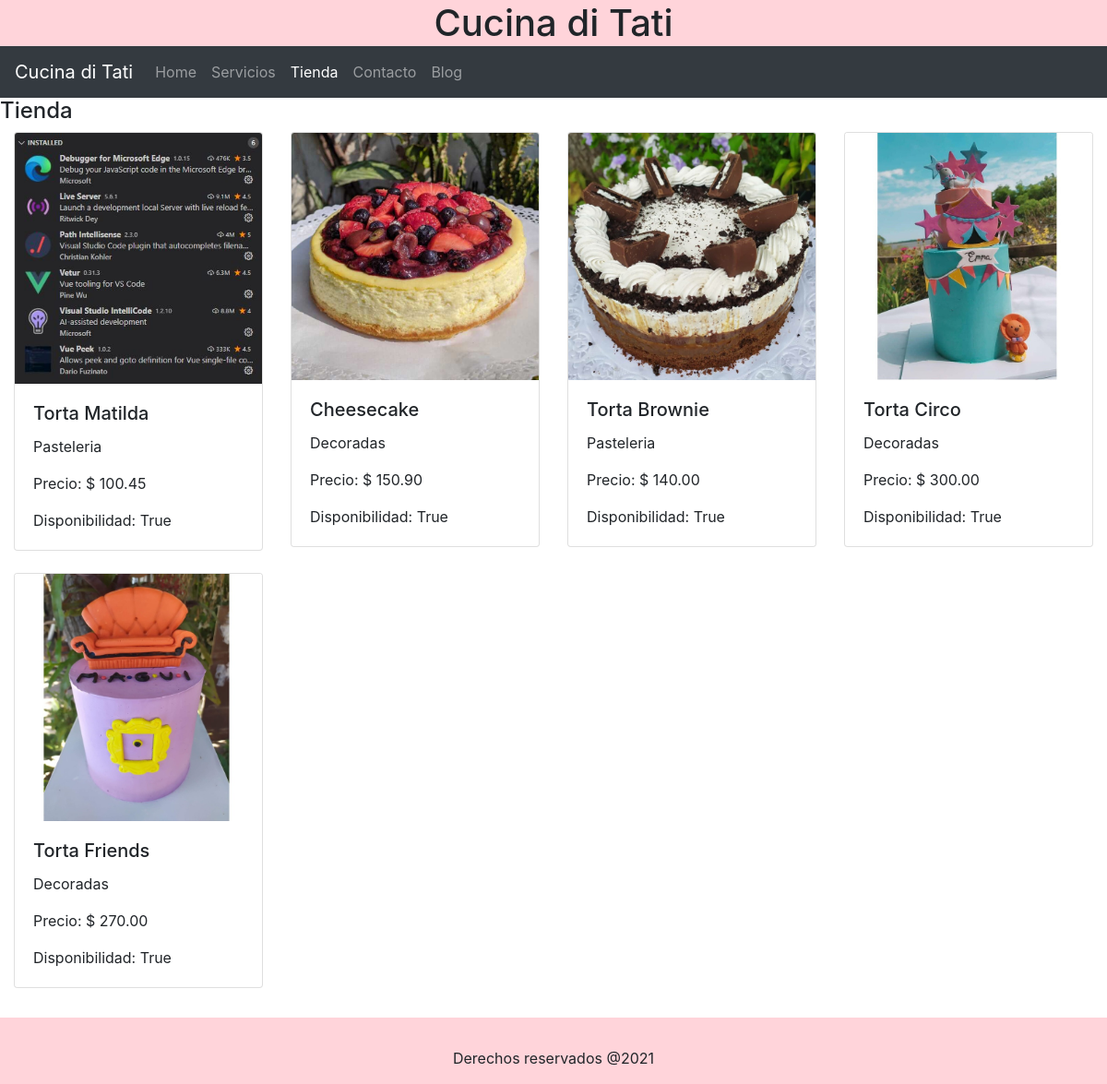
The app's page /tienda/ with its own data.
### tienda/models.py (models this page shows, shortened)
class Producto(models.Model):
    nombre = models.CharField(max_length=50)
    categorias = models.ForeignKey(CategoriaProd, on_delete=models.CASCADE)
    imagen = models.ImageField(upload_to='tienda', null=True, blank=True)
    precio = models.DecimalField(max_digits=10, decimal_places=2)
    disponibilidad = models.BooleanField(default=True)
    created = models.DateTimeField(auto_now_add=True)
    updated = models.DateTimeField(auto_now_add=True)
    class Meta:
        verbose_name = 'producto'
        verbose_name_plural = 'productos'

class CategoriaProd(models.Model):
    nombre = models.CharField(max_length=50)
    created = models.DateTimeField(auto_now_add=True)
    updated = models.DateTimeField(auto_now_add=True)
    class Meta:
        verbose_name = 'categoriaProd'
        verbose_name_plural = 'categoriasProd'
    def __str__(self):
        return self.nombre

### tienda/views.py (the view)
# urls.py: path('tienda/', include('tienda.urls')),
def tienda(request):
    productos = Producto.objects.all()
    return render(request, 'tienda/tienda.html', {'productos': productos})

### tienda/templates/tienda/tienda.html
{% extends 'cucinaDiTatiApp/base.html' %}
{% block content %}
<h4>Tienda</h4>
<div class="container-fluid">
    <div class="row row-cols-1 row-cols-sm-2 row-cols-md-4">
        {% for producto in productos %}
        <div class="col mb-4">
            <div class="card">
                <img src="{{producto.imagen.url}}" class="card-img-top" alt="{{producto.titulo}}">
                <div class="card-body">
                    <h5 class="card-title">{{producto.nombre}}</h5>
                    <p class="card-text">{{producto.categorias}}</p>
                    <p class="card-text">Precio: $ {{producto.precio}}</p>
                    <p class="card-text">Disponibilidad: {{producto.disponibilidad}}</p>
                </div>
            </div>
        </div>
        {% endfor %}
    </div>
</div>
{% endblock %}

### records on screen
Producto: imagen (picture), nombre "Torta Matilda", categorias "Pasteleria", precio "100.45", disponibilidad "True"
Producto: imagen (picture), nombre "Cheesecake", categorias "Decoradas", precio "150.90", disponibilidad "True"
Producto: imagen (picture), nombre "Torta Brownie", categorias "Pasteleria", precio "140.00", disponibilidad "True"
Producto: imagen (picture), nombre "Torta Circo", categorias "Decoradas", precio "300.00", disponibilidad "True"
Producto: imagen (picture), nombre "Torta Friends", categorias "Decoradas", precio "270.00", disponibilidad "True"
